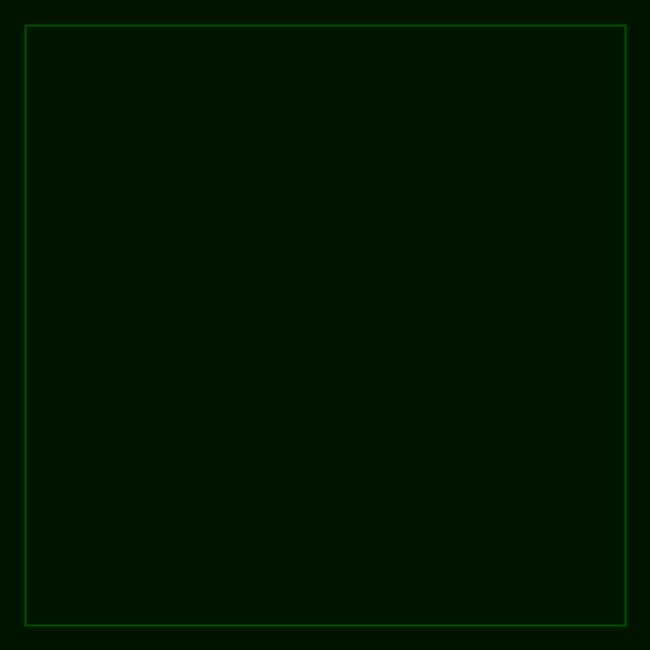
Frame 1 (no input)
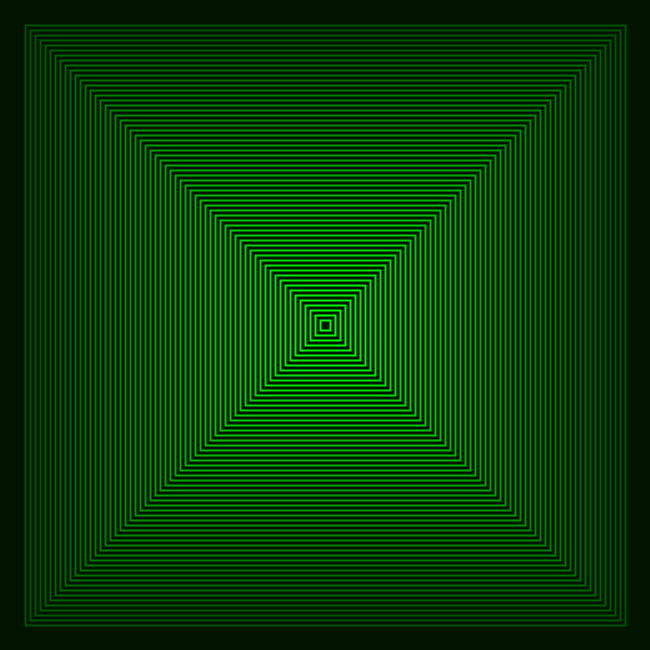
Frame 60 (the mouse pressed at the canvas centre just before this capture)
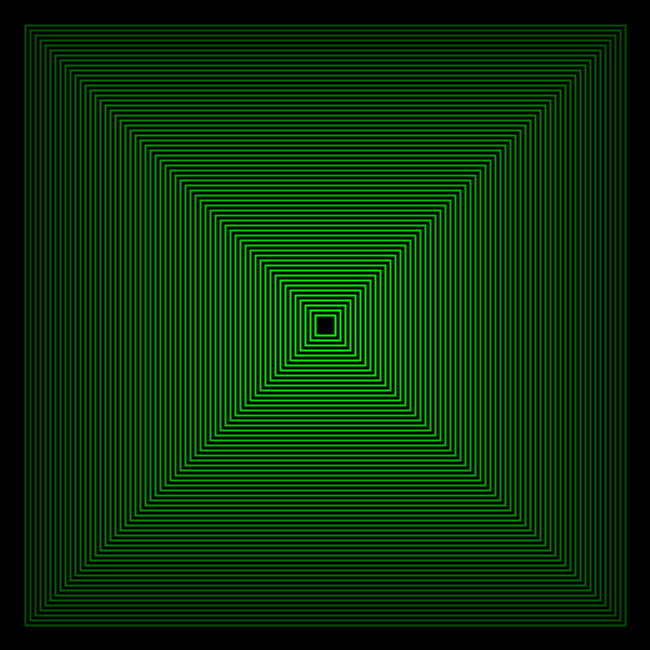
Frame 120 (the mouse held since frame 60 and released just before this capture)

The Processing sketch that drew these frames (run headless with seeded random() and noise(); from frame 60 on, the mouse is pressed at the canvas centre):

// Processing sketch: LSI02_QuadradosAnima
// ── LSI02_QuadradosAnima.pde
/* __   ________  ___  ___ _______
  / /  / __/  _/ |_  |/ _ <  / __/
 / /___\ \_/ /  / __// // / /__ \ 
/____/___/___/ /____/\___/_/____/ 
                                  
Aula de 20/03/2015: 
Anima o desenho de quadrados sucessivos, desde o exterior até ao centro da janela.
Por Eduardo Morais / FBAUP - www.eduardomorais.pt/fbaup/
*/


/* Definimos duas variáveis (isto é, 'memórias') de tipo int (número inteiro).
   Estando definidas 'fora' de uma função (setup, draw, etc), são variáveis 'globais',
   acessíveis a partir de 'dentro' de todas as funções.
*/
int verde = 80; // intensidade inicial de verde.
int largura = 600; // largura inicial do quadrado.


/*
Função setup():
Executada automaticamente no início do programa:
*/
void setup() {
  size(650, 650); // tamanho da janela (largura, altura).
  background(0,20,0); // enchemos a janela com esta cor (em r, g, b; de 0 a 255).
  
  // frameRate(12); // se quisermos definir a velocidade da animação.
  // (costumamos comentar comandos que podemos querer usar sem querer apagar.)
  
  rectMode(CENTER); // desenhar rectângulos a partir do seu centro em vez do canto sup. esq..
  strokeWeight(2); // largura do 'stroke' / traço.
  // fill(0); // enchimento a negro?
  noFill(); // sem enchimento.
}


/*
Função draw():
Executada repetidamente a cada 'frame'/fotograma de animação.
Estas funções são do tipo void (vazio) porque não 'escrevem' nenhum resultado numa variável.
*/
void draw() {
  
  if (largura > 0) {
  // se a largura (que usamos para o rectângulo) for maior que zero:
    
    // cor do traço (em r, g, b) com verde variável:
    stroke(0, verde, 0);  
    
    // desenhamos um rectângulo com origem nas coordenadas width/2 e height/2,
    // ou seja, no centro da janela (o Processing 'dá-nos' as variáveis automáticas 'width' e height').
    // a largura é igual à altura, porque queremos um quadrado:
    rect(width/2,height/2, largura,largura);
    
    // e se eu quiser centrar os rectângulos na posição do rato?
    // o Processing dá-nos 'mouseX' e 'mouseY', actualizados cada vez que se repete o draw():
    
    // rect(mouseX, mouseY, largura,largura);
    
    verde = verde + 3; // aumentamos o valor de 'verde'.
    largura = largura - 10; // diminuimos o valor de 'largura'.
  
  } else {
  // senão... (largura já é igual ou menor que zero):
    
    background(0); // 'limpamos' a janela com um fundo negro (um só parâmetro = intensidade de cinza)
    
    // e voltamos a repor os valores iniciais das variáveis 'verde' e 'largura':
    verde = 80;
    largura = 600;
  
  } // fim do if/else. 
  
} // fim da função draw().
